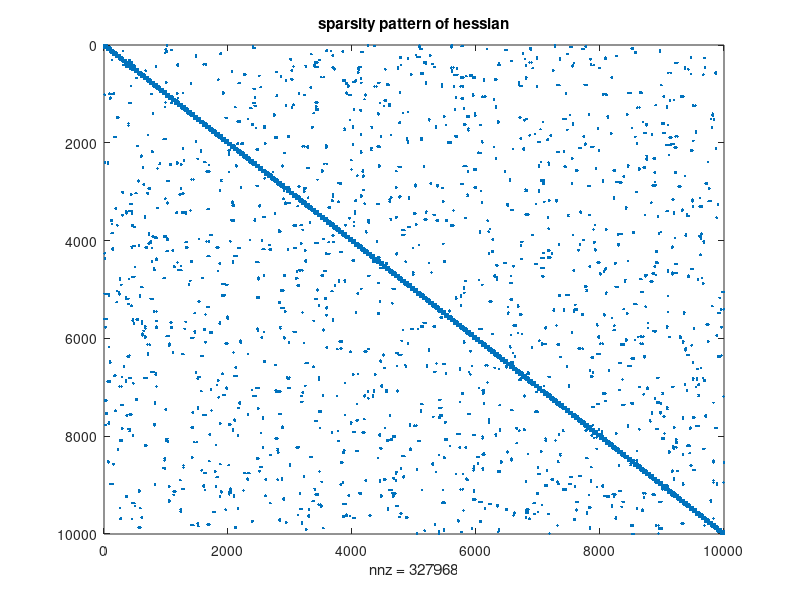
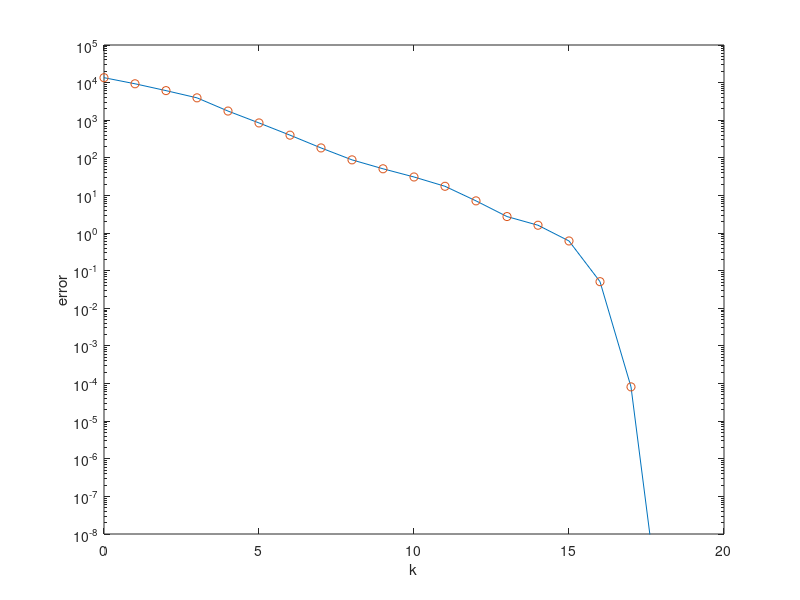

Source code (MATLAB) for these figures, in order:
%Generates figure 9.23 of Boyd & Vandenberghe, Convex Optimization
% Newton method for a problem with 10000 variables.
% minimize c'*x - sum_i log(bi-ai'*x);  
randn('state',0);
rand('state',0);   
m = 100000;  
n = 10000;
N = 200;
A = [ speye(n,n); -speye(n,n);  sprandn(m-2*n,n,0.000001) ];
m1 = (m-2*n)/N;  n1 = n/N;    
A1 = sprandn(m1,n1,0.05);
A = A + [sparse(2*n,n); kron(speye(N,N),sparse(A1))];
b = [ones(n,1); ones(n,1); rand(m-2*n,1)];  
figure(1); 
spy(A'*A);  
title('sparsity pattern of hessian');

maxiters = 50;
alpha = 0.01;
beta = 0.5;
vals = zeros(1,maxiters);
steps= zeros(1,maxiters);
x = zeros(n,1);
for iter=1:maxiters
    y = b-A*x;  yinv = 1./y;
    val = -sum(log(y));  vals(iter) = val;
    grad = A'*yinv;
    D = spdiags(yinv.^2, 0, m, m);  
    hess = A'*D*A;
    hess1 = (hess+hess')/2;
    v = -hess1\grad; 
    lambdasq = -grad'*v;
    disp([int2str(iter), ': Nt. decr. = ', num2str(sqrt(lambdasq))]);
    if (sqrt(lambdasq) < 1e-5), break; end;
    fprime = -lambdasq;
    s = 1;
    dy = -(A*v)./y;
    while (min(1+s*dy) < 0), s = beta*s; end;
    newx = x+s*v;  newval = val - sum(log(1+s*dy));
    while (newval > val + s*alpha*fprime)
        s = beta*s;
        newx = x+s*v;  
        newval = val - sum(log(1+s*dy));
    end;
    x =  x+s*v;
end;
fmin = vals(iter);

figure(2)
semilogy([0:iter-1], vals(1:iter) - fmin, '-', ...
         [0:iter-1], vals(1:iter) - fmin, 'o');
axis([0 20 1e-8 1e5]);
xlabel('k')
ylabel('error')